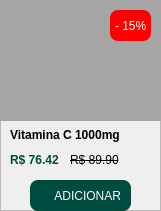
   <widget class="QFrame" name="frame_2">
    <property name="geometry">
     <rect>
      <x>290</x>
      <y>430</y>
      <width>161</width>
      <height>211</height>
     </rect>
    </property>
    <property name="frameShape">
     <enum>QFrame::StyledPanel</enum>
    </property>
    <property name="frameShadow">
     <enum>QFrame::Raised</enum>
    </property>
    <widget class="QLabel" name="label_11">
     <property name="geometry">
      <rect>
       <x>110</x>
       <y>10</y>
       <width>41</width>
       <height>31</height>
      </rect>
     </property>
     <property name="styleSheet">
      <string notr="true">border-radius: 8px;
background-color: rgb(255, 0, 0);
font: 75 8pt &quot;MS Shell Dlg 2&quot;;
color: rgb(255, 255, 255);
padding:2px;</string>
     </property>
     <property name="text">
      <string>- 15%</string>
     </property>
    </widget>
    <widget class="QLabel" name="label_12">
     <property name="geometry">
      <rect>
       <x>10</x>
       <y>120</y>
       <width>131</width>
       <height>31</height>
      </rect>
     </property>
     <property name="text">
      <string>&lt;html&gt;&lt;head/&gt;&lt;body&gt;&lt;p&gt;&lt;span style=&quot; font-weight:600;&quot;&gt;Vitamina C 1000mg&lt;/span&gt;&lt;/p&gt;&lt;/body&gt;&lt;/html&gt;</string>
     </property>
    </widget>
    <widget class="QLabel" name="label_13">
     <property name="geometry">
      <rect>
       <x>10</x>
       <y>150</y>
       <width>101</width>
       <height>21</height>
      </rect>
     </property>
     <property name="styleSheet">
      <string notr="true">font: 75 8pt &quot;MS Shell Dlg 2&quot;;
color:rgb(0, 75, 63)</string>
     </property>
     <property name="text">
      <string>&lt;html&gt;&lt;head/&gt;&lt;body&gt;&lt;p&gt;&lt;span style=&quot; font-weight:600;&quot;&gt;R$ 76.42 &lt;/span&gt;&lt;/p&gt;&lt;/body&gt;&lt;/html&gt;</string>
     </property>
    </widget>
    <widget class="QLabel" name="label_14">
     <property name="geometry">
      <rect>
       <x>70</x>
       <y>150</y>
       <width>55</width>
       <height>21</height>
      </rect>
     </property>
     <property name="styleSheet">
      <string notr="true">font: 6pt &quot;MS Shell Dlg 2&quot;;
text-decoration: line-through;</string>
     </property>
     <property name="text">
      <string>&lt;html&gt;&lt;head/&gt;&lt;body&gt;&lt;p&gt;R$ 89.90&lt;/p&gt;&lt;/body&gt;&lt;/html&gt;</string>
     </property>
    </widget>
    <widget class="QPushButton" name="BotaoAddCesta_2">
     <property name="geometry">
      <rect>
       <x>30</x>
       <y>180</y>
       <width>101</width>
       <height>31</height>
      </rect>
     </property>
     <property name="cursor">
      <cursorShape>PointingHandCursor</cursorShape>
     </property>
     <property name="styleSheet">
      <string notr="true">QPushButton {  
    background-color: rgb(0, 75, 63);
    font: 75 7pt &quot;MS Shell Dlg 2&quot;;
    color: rgb(255, 255, 255); /* Cor do texto */
    border-radius: 8px; /* Bordas arredondadas */
    padding: 10px; /* Padding interno (topo, direita, fundo, esquerda) */
    image: url(:/images/images/001-shopping-basket.png); /* Caminho da imagem */
	image-position:left;   
    text-align: right; /* Centraliza o texto */    
}

QPushButton:hover{
  background-color: #E5E5E5;
    font: 75 7pt &quot;MS Shell Dlg 2&quot;;
    color: rgb(255, 255, 255); /* Cor do texto */
    border-radius: 8px; /* Bordas arredondadas */
    padding: 10px; /* Padding interno (topo, direita, fundo, esquerda) */
    image: url(:/images/images/001-shopping-basket.png); /* Caminho da imagem */
	image-position:left;   
    text-align: right; /* Centraliza o texto */
border: 1px solid #CCCCCC;
box-shadow: 0px 4px 6px rgba(0, 0, 0, 0.1); /* Sombra leve */
}
QPushButton:pressed{
background-color: #E5E5E5;
    font: 75 7pt &quot;MS Shell Dlg 2&quot;;
    color: rgb(255, 255, 255); /* Cor do texto */
    border-radius: 8px; /* Bordas arredondadas */
    padding: 10px; /* Padding interno (topo, direita, fundo, esquerda) */
    image: url(:/images/images/001-shopping-basket.png); /* Caminho da imagem */
	image-position:left;   
    text-align: right; /* Centraliza o texto */
border: 1px solid #CCCCCC;
box-shadow: 0px 4px 6px rgba(0, 0, 0, 0.1); /* Sombra leve */
background-color: #D6D6D6; /* Fundo mais escuro */
    box-shadow: 0px 2px 3px rgba(0, 0, 0, 0.2); /* Menor sombra */
    transform: translateY(2px); /* Deslocamento para baixo */
    border: 1px solid #AAAAAA; /* Borda mais escura */
}


</string>
     </property>
     <property name="text">
      <string>ADICIONAR</string>
     </property>
    </widget>
    <widget class="QLabel" name="label_4">
     <property name="geometry">
      <rect>
       <x>0</x>
       <y>0</y>
       <width>161</width>
       <height>121</height>
      </rect>
     </property>
     <property name="styleSheet">
      <string notr="true">background-color: rgb(165, 165, 165);
border-color: rgb(0, 0, 0);</string>
     </property>
     <property name="text">
      <string/>
     </property>
    </widget>
    <zorder>label_4</zorder>
    <zorder>BotaoAddCesta_2</zorder>
    <zorder>label_11</zorder>
    <zorder>label_12</zorder>
    <zorder>label_13</zorder>
    <zorder>label_14</zorder>
   </widget>
